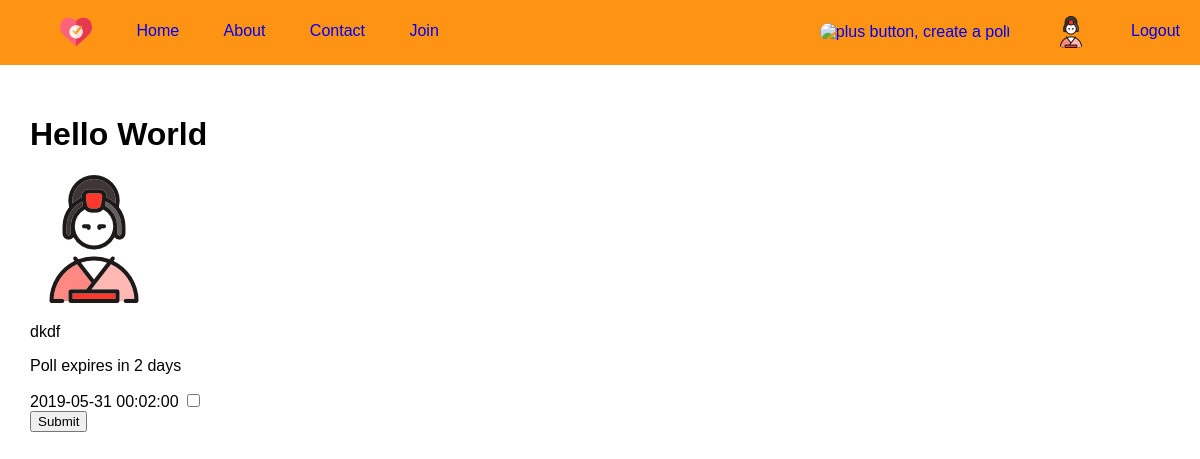
/poll/1 (signed in), run on the app's committed database.
### app/models.py (models this page shows, shortened)
class User(UserMixin, db.Model):
    id = db.Column(db.Integer, primary_key = True)
    username = db.Column(db.String(64), index = True, unique = True)
    email = db.Column(db.String(128), index = True, unique = True, nullable = False)
    password_hash = db.Column(db.String(128), nullable = False)
    is_admin = db.Column(db.Boolean(), default = False)
    description = db.Column(db.String(240))
    confirmed = db.Column(db.Boolean(), nullable = False, default = False)
    last_seen = db.Column(db.DateTime, default = func.now())
    polls = db.relationship("Poll", backref = "author", lazy = "dynamic", cascade = "all,delete")
    votes = db.relationship("Votes", backref = "voter", lazy = "dynamic", cascade = "all,delete")
    def delete(self):
        for file in os.listdir(USER_UPLOAD_FOLDER):
            file_id = file.split(".")[0]
            if(file_id == self.username):
                path = USER_UPLOAD_FOLDER + file
                os.remove(path)
        db.session.delete(self)
        db.session.commit()
    def avatar(self, size):
        for file in os.listdir(USER_UPLOAD_FOLDER):
            file_id = file.split(".")[0]
            if(file_id == self.username):
                return(url_for("static", filename = "user-images/" + file))
        digest = md5(self.email.lower().encode("utf-8")).hexdigest()
        return(("https://www.gravatar.com/avatar/{}?d=retro&s={}").format(digest, size))
    def get_admin(self):
        return(self.is_admin)

class Poll(db.Model):
    id = db.Column(db.Integer, primary_key = True)
    title = db.Column(db.String(64), nullable = False)
    user_id = db.Column(db.Integer, db.ForeignKey("user.id", onupdate = "CASCADE", ondelete = "CASCADE"))
    description = db.Column(db.String(240))
    create_date = db.Column(db.DateTime, index = True, server_default = func.now())
    expiry_date = db.Column(db.DateTime, index = True, nullable = False, default = datetime.utcnow() + timedelta(days = 30))
    option_limit = db.Column(db.Integer, nullable = False, default = -1)
    poll_votes = db.relationship("Votes", backref = "poll", lazy = "dynamic", cascade = "all,delete")
    poll_options = db.relationship("Responses", backref = "poll", lazy = "dynamic", cascade = "all,delete")
    def delete(self):
        for file in os.listdir(POLL_UPLOAD_FOLDER):
            file_id = file.split(".")[0]
            if(file_id == self.id):
                path = POLL_UPLOAD_FOLDER + file
                os.remove(path)
        db.session.delete(self)
        db.session.commit()
    def get_display_picture(self):
        for file in os.listdir(POLL_UPLOAD_FOLDER):
            file_id = file.split(".")[0]
            if(file_id == str(self.id)):
                return(url_for("static", filename = "poll-images/" + file))
        return(url_for("static", filename = "images/ballot-box.png"))
    def has_expired(self):
        return(self.expiry_date < datetime.utcnow())

### app/routes.py (the view, shortened to what this page needs)
@app.route("/poll/<id>", methods = ["GET", "POST"])
def poll(id):
    poll = Poll.query.filter_by(id = id).first_or_404()
    options = poll.poll_options
    options_list = {}
    for option in options:
        options_list[str(option.id)] = str(option.value)
    option_limit = poll.option_limit
    form = generate_poll_form(options_list)
    return(render_template("poll-page.html", poll = poll, form = form))

### app/forms.py (shortened to what this page needs)
    class PollForm(FlaskForm):
        pass

### app/forms.py (called while the page is built, shortened)
def generate_poll_form(options, **kwargs):
    class PollForm(FlaskForm):
        pass
    for key in options.keys():
        label = key
        field = BooleanField(options[key])
        setattr(PollForm, label, field)
    setattr(PollForm, "submit", SubmitField("Submit"))
    return(PollForm(**kwargs))

### app/models.py (called while the page is built)
@login.user_loader
def user_loader(id):
    return(User.query.get(int(id)))

### app/routes.py (called while the page is built)
@app.context_processor
def get_allowed_files():
    return(dict(allowed_files = ALLOWED_FILES))

@app.before_request
def before_request():
    if(current_user.is_authenticated):
        current_user.last_seen = datetime.utcnow()
        db.session.commit()

### app/templates/poll-page.html (shortened to what this page needs)
{% extends "base.html" %}
{% block content %}
    <h1>{{poll.title}}</h1>
    <img src = "{{ poll.get_display_picture() }}">
    {% if poll.description %}
        <p>{{poll.description}}</p>
    {% endif %}
    <p>Poll expires {{ moment(poll.expiry_date).fromNow() }}</p>
    <form action = "" method = "POST">
        <div id = "options">
            {%  for field in form %}
                {% if field.type == "BooleanField" %}
                    {{ field.label }}
                        {% if current_user.is_authenticated %}
                            {{field}}
                        {% endif %}
                        <br>
                {% endif %}
            {% endfor %}
        </div>
        {% if current_user.is_authenticated and not poll.has_expired() %}
            {{form.submit}}
        {% endif %}
    </form>
{% endblock %}

### app/templates/base.html (shortened to what this page needs)
<!DOCTYPE html>
<html>
    <head>
        <link rel= "stylesheet" type= "text/css" href= "{{url_for('static', filename = 'style/common.css')}}">
        <link rel= "stylesheet" type= "text/css" href= "{{url_for('static', filename = 'style/polls-home.css')}}">
        <link rel= "stylesheet" type= "text/css" href= "{{url_for('static', filename = 'style/error.css')}}">
    </head>
    <body>
    <header>
        <nav>
        <ul>
            <li><a href="{{ url_for('index') }}"><img src="{{url_for('static', filename = 'images/icon.png')}}" id = "logo" alt="Company icon, a heart with a tick box inside it"/></a></li>
            <li><a href="{{ url_for('index') }}"> Home </a> </li>
            <li><a href="../pages/about.html">About </a></li>
            <li><a href="../pages/contact.html"> Contact </a></li>
            <li><a href="{{url_for('register')}}"> Join </a></li>
        </ul>
        <ul>
            <li><a href= "{{url_for('create_poll')}}"> <img src="{{url_for('static', filename = 'images/plus-32.png')}}" id="create-poll" alt="plus button, create a poll"/></a></li>
            {% if current_user.is_authenticated %}
                <li><a href="{{ url_for('user', username = current_user.username) }}"><img src="{{current_user.avatar(32)}}" class="nav-right"  alt="user avatar, click to login or view profile"/></a></li>
                <li><a href = "{{ url_for('logout')}}">Logout</a></li>
            {% else %}
            <li><a href="{{ url_for('login') }}"><img src="{{url_for('static', filename = 'images/user-32.png')}}" class="nav-right"  alt="user avatar, click to login or view profile"/></a></li>
            <li><a href = "{{ url_for('login')}}">Login</a></li>
            {% endif %}
        </ul>
        </nav>
    </header>
        <div id = "content">
            {% block content %}
            {% endblock %}
        </div>
    </body>
</html>

### app/static/style/common.css (style rules this page uses)
body { margin: 0; padding: 0; font-family: sans-serif; padding: 30px; margin-top: 65px; }
header { position: absolute; top: 0; left: 0; right: 0; height: 65px; width: 100%; background-color: #FF9313; }
header * { display: inline; }
header img { width: 32px; height: 32px; border-radius: 10px; vertical-align: middle; }
nav { display: flex; align-items: center; justify-content: space-between; z-index: 10; }
header li { margin: 0px 20px; }
header li a { text-decoration: none; }

### data on the page
User: avatar (picture)
Poll: title "Hello World", description "dkdf", expiry_date "in 2 days"

### other printed values
{{ field.label }} "2019-05-31 00:02:00"
